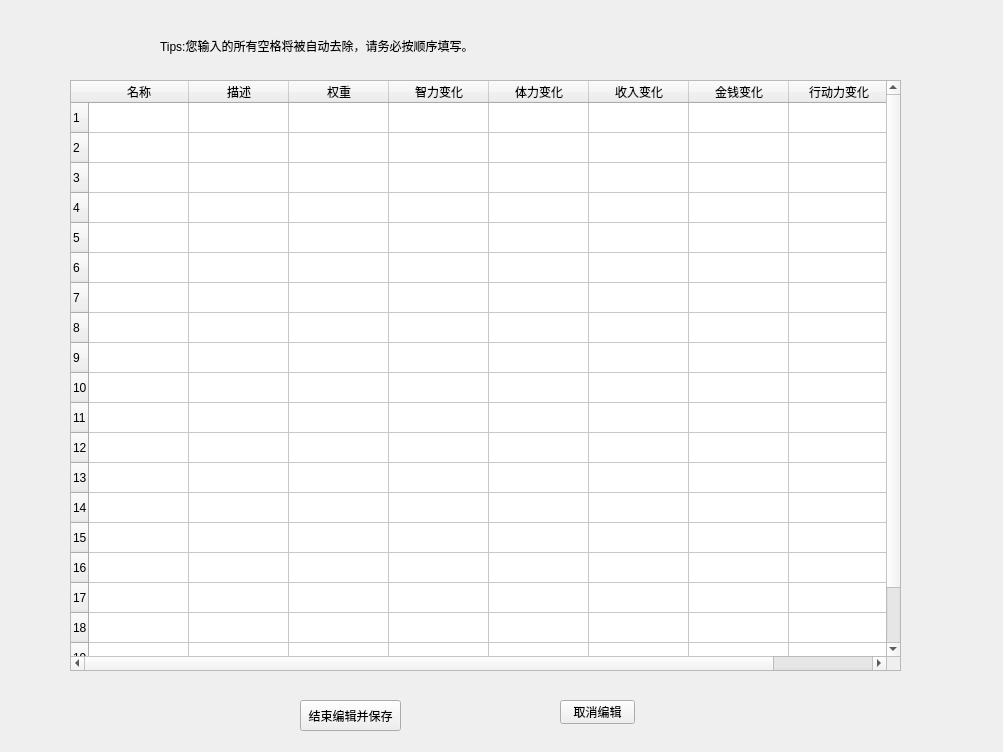
<?xml version="1.0" encoding="UTF-8"?>
<ui version="4.0">
 <class>diycard</class>
 <widget class="QWidget" name="diycard">
  <property name="geometry">
   <rect>
    <x>0</x>
    <y>0</y>
    <width>1003</width>
    <height>752</height>
   </rect>
  </property>
  <property name="windowTitle">
   <string>DIY!!!</string>
  </property>
  <property name="windowIcon">
   <iconset resource="pictures.qrc">
    <normaloff>:/pictures/logo.png</normaloff>:/pictures/logo.png</iconset>
  </property>
  <widget class="QTableWidget" name="table">
   <property name="geometry">
    <rect>
     <x>70</x>
     <y>80</y>
     <width>831</width>
     <height>591</height>
    </rect>
   </property>
   <row>
    <property name="text">
     <string>1</string>
    </property>
   </row>
   <row>
    <property name="text">
     <string>2</string>
    </property>
   </row>
   <row>
    <property name="text">
     <string>3</string>
    </property>
   </row>
   <row>
    <property name="text">
     <string>4</string>
    </property>
   </row>
   <row>
    <property name="text">
     <string>5</string>
    </property>
   </row>
   <row>
    <property name="text">
     <string>6</string>
    </property>
   </row>
   <row>
    <property name="text">
     <string>7</string>
    </property>
   </row>
   <row>
    <property name="text">
     <string>8</string>
    </property>
   </row>
   <row>
    <property name="text">
     <string>9</string>
    </property>
   </row>
   <row>
    <property name="text">
     <string>10</string>
    </property>
   </row>
   <row>
    <property name="text">
     <string>11</string>
    </property>
   </row>
   <row>
    <property name="text">
     <string>12</string>
    </property>
   </row>
   <row>
    <property name="text">
     <string>13</string>
    </property>
   </row>
   <row>
    <property name="text">
     <string>14</string>
    </property>
   </row>
   <row>
    <property name="text">
     <string>15</string>
    </property>
   </row>
   <row>
    <property name="text">
     <string>16</string>
    </property>
   </row>
   <row>
    <property name="text">
     <string>17</string>
    </property>
   </row>
   <row>
    <property name="text">
     <string>18</string>
    </property>
   </row>
   <row>
    <property name="text">
     <string>19</string>
    </property>
   </row>
   <row>
    <property name="text">
     <string>20</string>
    </property>
   </row>
   <column>
    <property name="text">
     <string>名称</string>
    </property>
   </column>
   <column>
    <property name="text">
     <string>描述</string>
    </property>
   </column>
   <column>
    <property name="text">
     <string>权重</string>
    </property>
   </column>
   <column>
    <property name="text">
     <string>智力变化</string>
    </property>
   </column>
   <column>
    <property name="text">
     <string>体力变化</string>
    </property>
   </column>
   <column>
    <property name="text">
     <string>收入变化</string>
    </property>
   </column>
   <column>
    <property name="text">
     <string>金钱变化</string>
    </property>
   </column>
   <column>
    <property name="text">
     <string>行动力变化</string>
    </property>
   </column>
  </widget>
  <widget class="QLabel" name="label">
   <property name="geometry">
    <rect>
     <x>160</x>
     <y>30</y>
     <width>441</width>
     <height>31</height>
    </rect>
   </property>
   <property name="text">
    <string>Tips:您输入的所有空格将被自动去除，请务必按顺序填写。</string>
   </property>
  </widget>
  <widget class="QPushButton" name="save">
   <property name="geometry">
    <rect>
     <x>300</x>
     <y>700</y>
     <width>101</width>
     <height>31</height>
    </rect>
   </property>
   <property name="text">
    <string>结束编辑并保存</string>
   </property>
  </widget>
  <widget class="QPushButton" name="cancel">
   <property name="geometry">
    <rect>
     <x>560</x>
     <y>700</y>
     <width>75</width>
     <height>24</height>
    </rect>
   </property>
   <property name="text">
    <string>取消编辑</string>
   </property>
  </widget>
 </widget>
 <resources>
  <include location="pictures.qrc"/>
 </resources>
 <connections/>
</ui>
